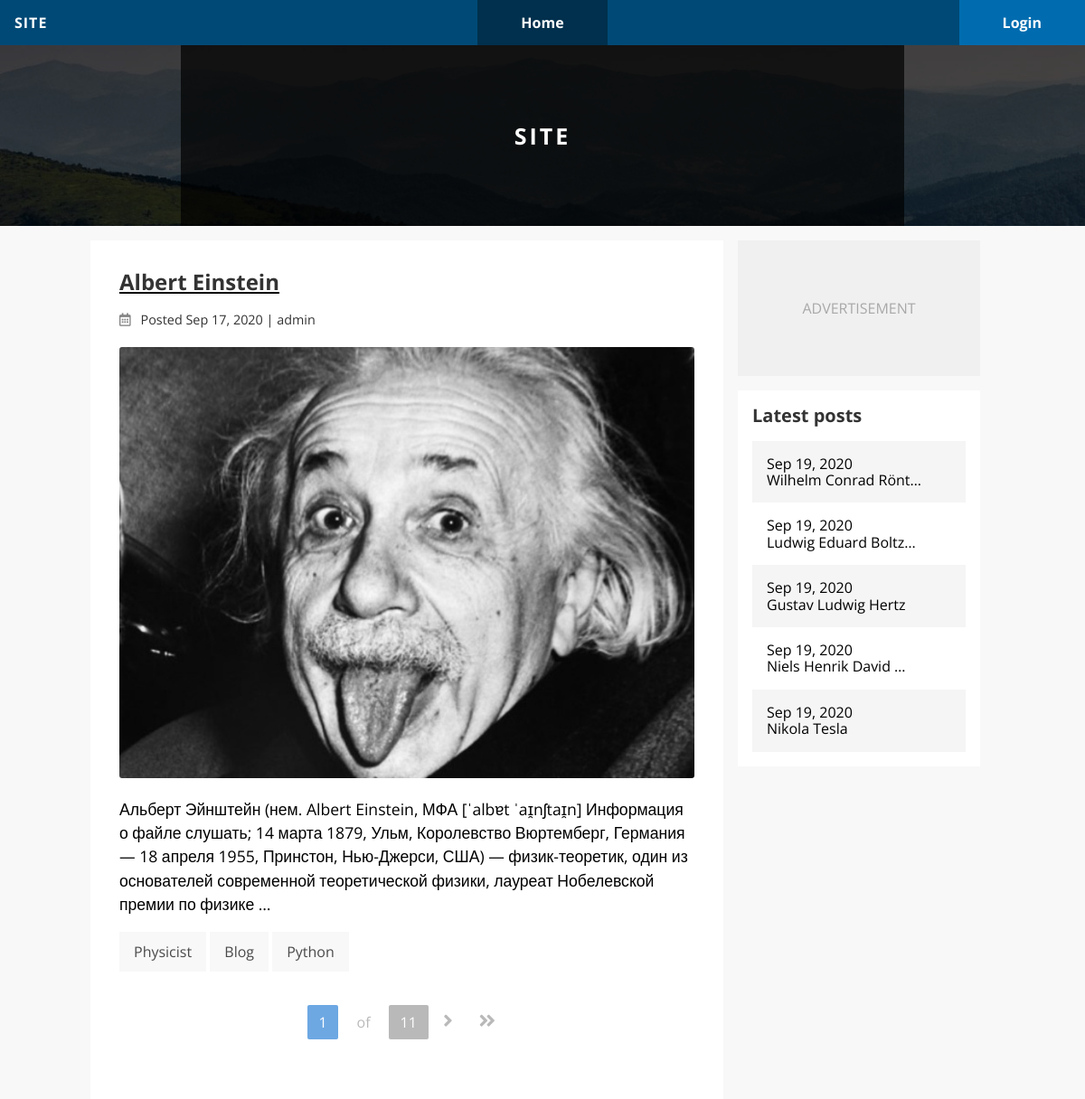
The page / on the database its author committed.
### blog/models.py (models this page shows, shortened)
class Post(models.Model):
    title = models.CharField(default='', max_length=255)
    body = models.TextField(default='', blank=True)
    slug = models.SlugField(default='', blank=True, max_length=255)
    date = models.DateTimeField(auto_now_add=True, null=True)
    update = models.DateTimeField(auto_now=True, null=True)
    author = models.ForeignKey(User, null=True, blank=True, on_delete=models.CASCADE)
    tags = TaggableManager()
    image = models.ImageField(default='', blank=True, upload_to='images')
    image_thumbnail = ImageSpecField(source='image', processors=[ResizeToFill(700, 150)],
                                     format='JPEG', options={'quality': 60})
    def __str__(self):
        return self.title
    def get_absolute_url(self):
        return reverse('blog:detail', kwargs={'slug': self.slug})

### blog/views.py (the view)
# urls.py: 2. Add a URL to urlpatterns:  path('', views.home, name='home')
def home(request, tag=None):
    tag_obj = None
    if not tag:
        posts = Post.objects.all()
    else:
        tag_obj = get_object_or_404(Tag, slug=tag)
        posts = Post.objects.filter(tags__in=[tag_obj])
    paginator = Paginator(posts, 1)
    page = request.GET.get('page')
    posts = paginator.get_page(page)
    return render(request, 'home.html',
                  {'section': 'home',
                   'posts': posts,
                   'tag': tag_obj
                   })

### blog/context_processors.py (called while the page is built)
def latest_posts(request):
    posts = Post.objects.filter().order_by('-date')[:5]
    return {'latest_posts': posts}

### templates/home.html (shortened to what this page needs)
{% extends "base.html" %}
{% block content %}
    {% for post in posts %}
        {% include 'blog/_post.html' with post=post %}
    {% endfor %}
    {% include '_pagination.html' with items=posts %}
{% endblock %}

### templates/blog/_post.html (shortened to what this page needs)
<div class="post">
    {% if section == 'blog_detail' %}
        <h1 class="post-title">{{ post }}</h1>
    {% else %}
        <a href="{{ post.get_absolute_url }}"><h2 class="post-title">{{ post }}</h2></a>
    {% endif %}
    <div class="post-meta">
        <i class="post-date-icon far fa-calendar-alt post-date-icon"></i>
        <span class="post-date-value">Posted {{ post.date|date:"M j, Y" }}</span> |
        <span class="post-author"> {{ post.author }}</span>
    </div>
    {% if post.image %}
        <img class="post-image" src="{{ post.image_thumbnail.url }}">
    {% endif %}
    <div class="post-body">
        {% if section == 'blog_detail' %}
            {{ post.body|linebreaks }}
        {% else %}
            {{ post.body|truncatechars:300|linebreaks }}
        {% endif %}
    </div>
    <div class="post-tags">
        {% for tag in post.tags.all %}
            <a class="post-tags-tag" href="{% url 'blog:posts_by_tag' tag.slug %}" >{{ tag }}</a>
        {% endfor %}
    </div>
</div>

### templates/blog/_post_list.html
<div class="post-list">
    <h2 class="post-list-heading">{{ heading }}</h2>
    {% for post in latest_posts %}
    <a href="{{ post.get_absolute_url }}"
       class="post-list-link {% cycle 'odd' 'even' %}">
        <div class="post-listl-data">{{ post.date|date:"M j, Y" }}</div>
        <div class="post-list-title">{{ post.title|truncatechars:20 }}</div>
    </a>
    {% endfor %}
</div>

### static/css/base.css (style rules this page uses)
html { line-height:1.15;-webkit-text-size-adjust:100% }
body { margin:0 }
a { background-color:transparent }
img { border-style:none }
* { box-sizing:border-box }
body { font-family:'Open Sans', sans-serif;padding-top:50px;background-color:#f8f8f8 }
html { overflow-y:scroll }
a { color:#000 }
p { line-height:1.5em }
h1,h2 { color:#333;margin-top:0 }
.post { margin-bottom:2em }
.post-meta { color:#333;font-size:0.9em;margin-bottom:1.5em }
.post-date-icon { opacity:0.6;margin-right:0.5em }
.post-image { border-radius:3px;width:100% }
.post-body { line-height:1.5em;font-size:1.1em }
.post-tags { margin-bottom:1em }
.post-tags-tag { display:inline-block;background-color:#f8f8f8;padding:0.8em 1em;color:#4A4A4A;text-decoration:none }
.post-list { background-color:#fff;padding:1em }
.post-list-heading { font-size:20px;margin-top:0 }
.post-list-link { padding:1em;display:block;text-decoration:none }
.post-list .odd { background-color:#F5F5F5 }

### rows shown on the page
Post: title "Albert Einstein", date "Sep 17, 2020", author "admin", image_thumbnail (picture), body "Альберт Эйнштейн (нем. Albert Einstein, МФА [ˈalbɐt ˈaɪ̯nʃtaɪ̯n] Информация о файле слушать; 14 марта 1879, Ульм, Королевство Вюртемберг, Германия — 18 апреля 1955, Принстон, Нью-Джерси, США) — физик-теоретик, один из основателей современной теоретической физики, лауреат Нобелевской премии по физике …"
Tag: name "Physicist"
Tag: name "Blog"
Tag: name "Python"
Post: date "Sep 19, 2020", title "Wilhelm Conrad Rönt…"
Post: date "Sep 19, 2020", title "Ludwig Eduard Boltz…"
Post: date "Sep 19, 2020", title "Gustav Ludwig Hertz"
Post: date "Sep 19, 2020", title "Niels Henrik David …"
Post: date "Sep 19, 2020", title "Nikola Tesla"

### other values the page prints
{{ posts.number }} "1"
{{ posts.paginator.num_pages }} "11"
{{ heading }} "Latest posts"
